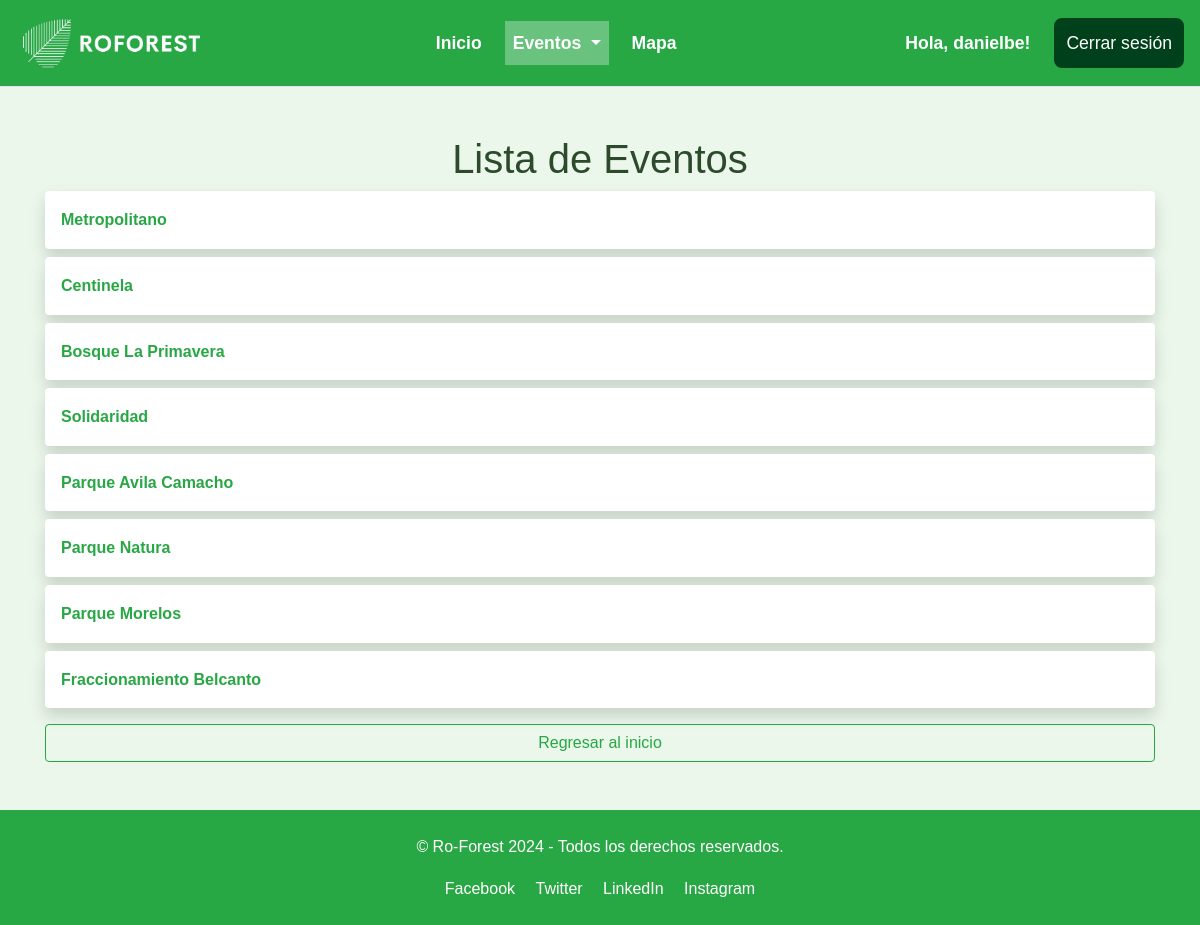
The page /eventos/ (signed in) on the database its author committed.
### eventos/models.py (models this page shows, shortened)
class Evento(models.Model):
    nombre = models.CharField(max_length=200)
    descripcion = models.TextField()
    fecha = models.DateField()  # Solo fecha
    hora = models.CharField(
        max_length=8,
        validators=[RegexValidator(regex=r'^(0[1-9]|1[0-2]):[0-5][0-9] (AM|PM)$', message="Formato de hora inválido. Usa hh:mm AM/PM.")]
    )  # Hora en formato 12 horas
    ubicacion = models.CharField(
        max_length=50,
        validators=[RegexValidator(regex=r'^-?\d{1,2}\.\d+,\s*-?\d{1,3}\.\d+$', message="Formato de coordenada inválido. Usa 'latitud, longitud'.")]
    )  # Coordenadas
    max_participantes = models.IntegerField()
    participantes = models.ManyToManyField(User, related_name='eventos', blank=True)
    lider = models.ForeignKey(User, related_name='eventos_liderados', on_delete=models.CASCADE)

### eventos/views.py (the view)
# urls.py: path('', lista_eventos, name='eventos'),  # Asegúrate de que aquí está el nombre correcto
def lista_eventos(request):
    eventos = Evento.objects.all()
    es_lider = request.user.groups.filter(name="Líderes").exists() if request.user.is_authenticated else False
    return render(request, 'eventos/lista_eventos.html', {
        'eventos': eventos,
        'es_lider': es_lider
    })

### eventos/templates/eventos/lista_eventos.html (shortened to what this page needs)
{% load static %}
<!DOCTYPE html>
<html lang="es">
<head>
    <link rel="stylesheet" href="https://stackpath.bootstrapcdn.com/bootstrap/4.5.2/css/bootstrap.min.css">
    <link rel="stylesheet" href="{% static 'css/styles.css' %}">
</head>
<body>
    <nav class="navbar navbar-expand-lg navbar-light bg-success sticky-top border-bottom">
        <a class="navbar-brand" href="#">
            <img src="{% static 'imagenes/logo.png' %}" alt="Reforest Logo" style="height: 60px; width: auto;">
        </a>
        <div class="collapse navbar-collapse" id="navbarNav">
            <ul class="navbar-nav mx-auto">
                <li class="nav-item {% if request.path == '/inicio/' %}active{% endif %}">
                    <a class="nav-link text-white" href="{% url 'inicio' %}">Inicio</a>
                </li>
                <li class="nav-item dropdown {% if '/eventos' in request.path %}active{% endif %}">
                    <a class="nav-link dropdown-toggle text-white" href="#" id="eventsDropdown" role="button" data-toggle="dropdown" aria-haspopup="true" aria-expanded="false">
                        Eventos
                    </a>
                </li>
                <li class="nav-item {% if request.path == '/eventos/mapa/' %}active{% endif %}">
                    <a class="nav-link text-white" href="{% url 'mapa_eventos' %}">Mapa</a>
                </li>
            </ul>
            <ul class="navbar-nav">
                {% if user.is_authenticated %}
                    <li class="nav-item d-flex align-items-center">
                        <span class="nav-link text-white mr-3">Hola, {{ user.username }}!</span>
                        <form method="POST" action="{% url 'logout' %}">
                            <button type="submit" class="btn btn-signup">Cerrar sesión</button>
                        </form>
                    </li>
                {% endif %}
            </ul>
        </div>
    </nav>
    <div class="container my-5">
        <h1 class="text-center">Lista de Eventos</h1>
        <ul class="list-unstyled">
            {% for evento in eventos %}
                <li class="bg-white p-3 my-2 rounded shadow">
                    <a href="{% url 'detalle_evento' evento.id %}" class="text-success font-weight-bold">{{ evento.nombre }}</a>
                </li>
            {% endfor %}
        </ul>
        <a class="btn btn-outline-success d-block mx-auto" href="{% url 'inicio' %}">Regresar al inicio</a>
    </div>
    <footer class="bg-success text-white text-center py-4">
        <div class="container">
            <p>© Ro-Forest 2024 - Todos los derechos reservados.</p>
            <div>
                <a href="#" class="text-white mx-2">Facebook</a>
                <a href="#" class="text-white mx-2">Twitter</a>
                <a href="#" class="text-white mx-2">LinkedIn</a>
                <a href="#" class="text-white mx-2">Instagram</a>
            </div>
        </div>
    </footer>
</body>
</html>

### static/css/styles.css (style rules this page uses)
* { margin: 0; padding: 0; box-sizing: border-box; }
body { font-family: Arial, sans-serif; background-color: #eaf7ea; line-height: 1.6; color: #2d4a2d; }
button, .btn-login, .btn-signup, .btn-logout { padding: 10px; border-radius: 8px; cursor: pointer; font-size: 1.1em; margin: 10px 0; transition: background-color 0.3s ease; }
.btn-signup { background-color: #00401a; color: #fff; border: 2px solid #00401a; }
button { padding: 12px; border-radius: 8px; cursor: pointer; font-size: 1.1em; transition: background-color 0.3s ease; margin-top: 10px; }
.navbar-nav { display: flex; justify-content: flex-end; gap: 5px; }
.navbar-nav .nav-item { display: flex; align-items: center; margin-left: 0px; margin-right: 0px; }
.navbar-nav .nav-link { font-size: 1.1rem; font-weight: bold; transition: background-color 0.3s ease; }
.navbar-nav .nav-item.active .nav-link { background-color: rgba(255, 255, 255, 0.3); color: #fff !important; }
.navbar-nav .nav-link.text-white { margin-right: 10px; }

### rows shown on the page
Evento: nombre "Metropolitano"
Evento: nombre "Centinela"
Evento: nombre "Bosque La Primavera"
Evento: nombre "Solidaridad"
Evento: nombre "Parque Avila Camacho"
Evento: nombre "Parque Natura"
Evento: nombre "Parque Morelos"
Evento: nombre "Fraccionamiento Belcanto"

### other values the page prints
{{ user.username }} "danielbe"
